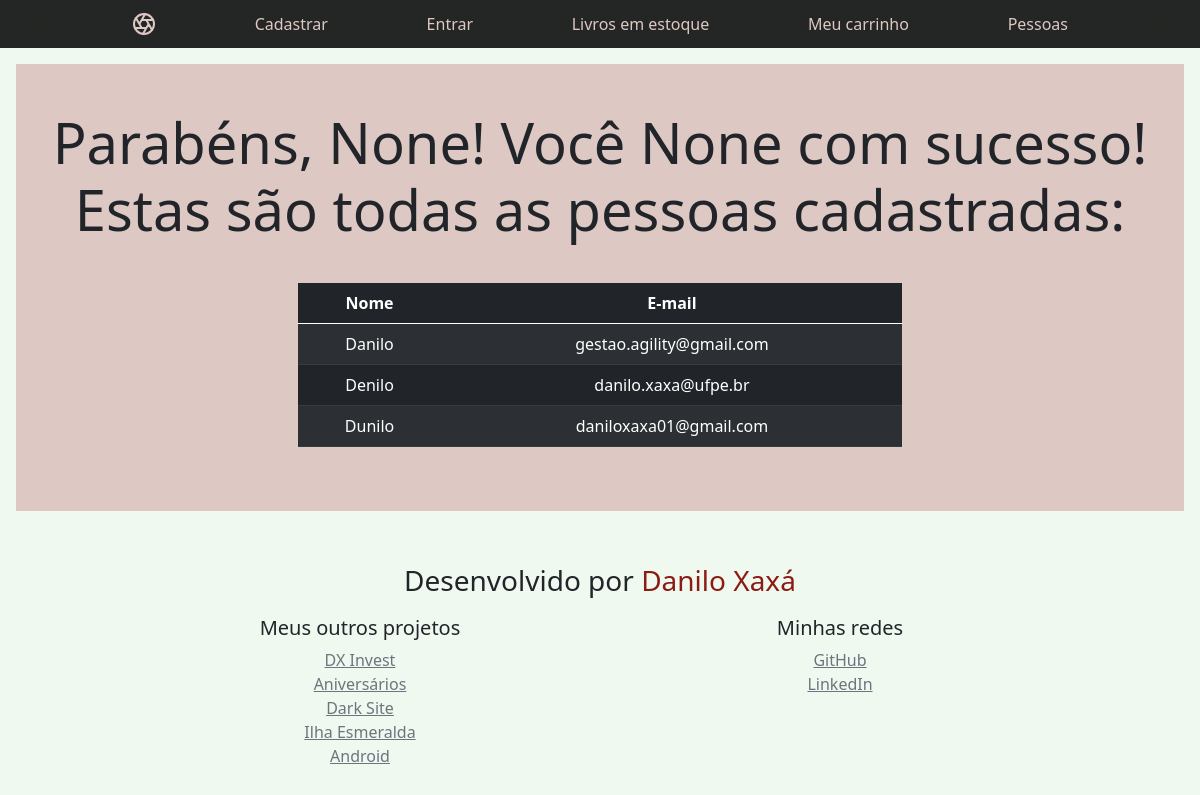
/pessoas, run on an earlier commit of the app's database.
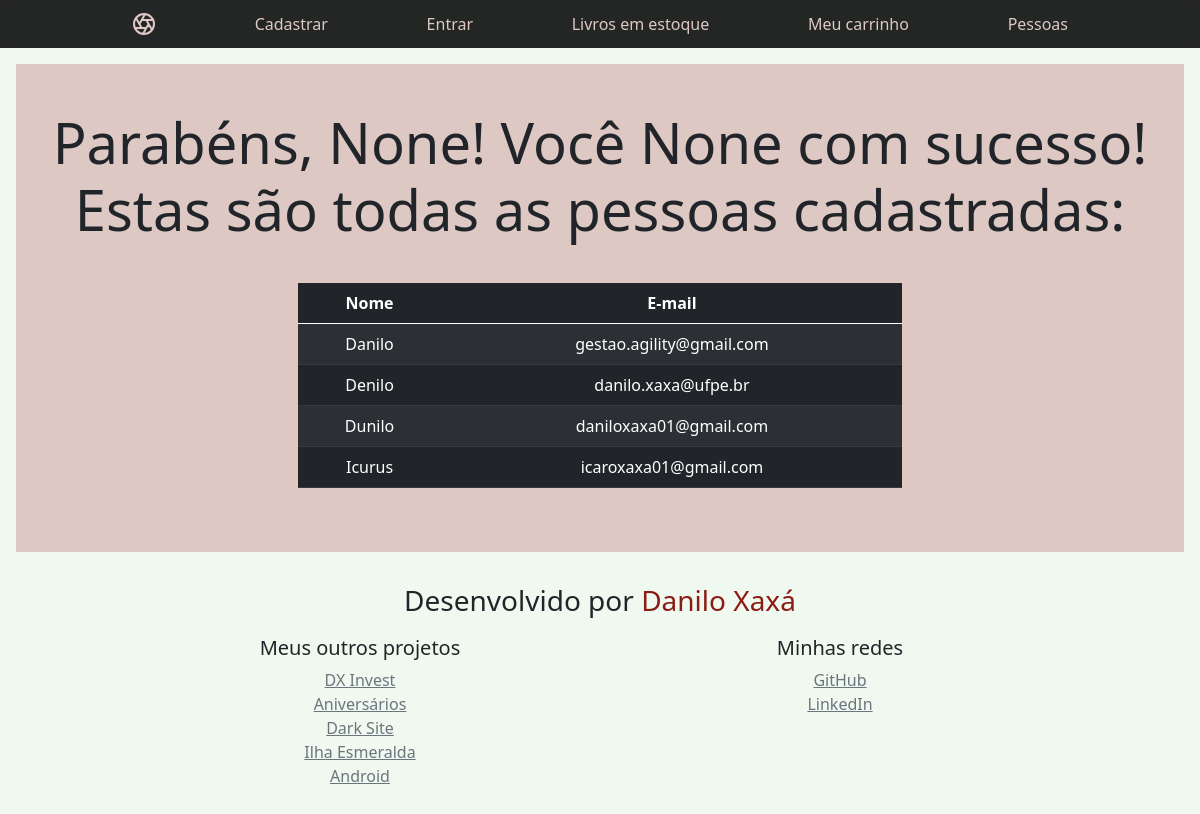
And on a later commit of the database.
### tables this page shows
CREATE TABLE registrados (id INTEGER, nome TEXT NOT NULL, email TEXT NOT NULL, senha TEXT NOT NULL, PRIMARY KEY (id));

### app.py (the view)
@app.route('/pessoas')
def pessoas():
    msg_sucesso = f'Parabéns, {session.get("nome")}! Você {session.get("fez")} com sucesso!'
    nomes_emails = db.execute("SELECT nome, email FROM registrados")
    return render_template('pessoas.html', nomes_emails=nomes_emails, msg_sucesso=msg_sucesso)

### templates/pessoas.html (shortened to what this page needs)
{% extends "layout.html" %}
{% block main %}
<div class="position-relative overflow-hidden p-3 p-md-5 m-md-3 text-center bg-light" style="background-color: #DDC8C4 !important; padding: 0 !important;">
    <h1 class="display-4 fw-normal" style="margin-top: .8em !important; margin-bottom: -1em !important;"> {{ msg_sucesso }} <br> Estas são todas as pessoas cadastradas: </h1>
    <div class="col-md-5 p-lg-5 mx-auto my-5" style="width: 60% !important;">
        <table class="table table-striped table-dark" style="margin-bottom: -2em !important;">
            <thead>
                <tr>
                    <th scope="col">Nome</th>
                    <th scope="col">E-mail</th>
                </tr>
            </thead>
            <tbody>
                {% for item in nomes_emails %}
                <tr>
                    <td scope="row">{{ item.nome }}</td>
                    <td scope="row">{{ item.email }}</td>
                </tr>
                {% endfor %}
            </tbody>
        </table>
    </div>
{% endblock %}

### templates/layout.html (shortened to what this page needs)
<!DOCTYPE html>
<html lang="pt-br">
<head>
    <link href="/static/recursos/dist/css/bootstrap.min.css" rel="stylesheet">
    <link href="/static/styles.css" rel="stylesheet">
</head>
<body>
  <header class="site-header sticky-top py-1">
    <nav class="container d-flex flex-column flex-md-row justify-content-between">
      <a class="py-2" href="/" aria-label="Página Inicial">
      </a>
      <a class="py-2 d-none d-md-inline-block" href="/cadastrar">Cadastrar</a>
      <a class="py-2 d-none d-md-inline-block" href="/entrar">Entrar</a>
      <a class="py-2 d-none d-md-inline-block" href="#">Livros em estoque</a>
      <a class="py-2 d-none d-md-inline-block" href="#">Meu carrinho</a>
      <a class="py-2 d-none d-md-inline-block" href="/pessoas">Pessoas</a>
    </nav>
  </header>
  <main>
  {% block main %} {% endblock %}
  </main>
  <footer class="container py-3">
    <div class="row">
      <div class="col-12 col-md" style="margin-bottom: 10px;">
        <h3>Desenvolvido por <a href="https://github.com/Danilo-Xaxa" target="_blank" style="text-decoration: none;">Danilo Xaxá</a></h3>
      </div>
      <div class="col-6 col-md">
        <h5>Meus outros projetos</h5>
        <ul class="list-unstyled text-small">
          <li><a class="link-secondary" href="https://daniloxaxa.pythonanywhere.com/cadastrar">DX Invest</a></li>
          <li><a class="link-secondary" href="https://danilox.pythonanywhere.com/">Aniversários</a></li>
          <li><a class="link-secondary" href="https://danilo-xaxa.github.io/dark_site/">Dark Site</a></li>
          <li><a class="link-secondary" href="https://danilo-xaxa.github.io/ilha_esmeralda/">Ilha Esmeralda</a></li>
          <li><a class="link-secondary" href="https://danilo-xaxa.github.io/android/">Android</a></li>
        </ul>
      </div>
      <div class="col-6 col-md">
        <h5>Minhas redes</h5>
        <ul class="list-unstyled text-small">
          <li><a class="link-secondary" href="https://github.com/Danilo-Xaxa" target="_blank">GitHub</a></li>
          <li><a class="link-secondary" href="https://www.linkedin.com/in/danilo-xax%C3%A1-7535321b3/" target="_blank">LinkedIn</a></li>
        </ul>
      </div>
    </div>
  </footer>
</body>
</html>

### static/styles.css (style rules this page uses)
:root { --blackHalf: rgba(0, 0, 0, 0.5); --mintCream: #EFF9F0; --champagnePink:#DDC8C4; --seaGreen: #09814A; --darkRed: #8C1C13; --pacificBlue: #2AB7CA; --charcoal: #353a47; }
body { background-color: var(--mintCream); }
.container { max-width: 960px; }
.site-header { background-color: rgba(0, 0, 0, .85); -webkit-backdrop-filter: saturate(180%) blur(20px); backdrop-filter: saturate(180%) blur(20px); }
.site-header a { color: var(--champagnePink); transition: color .15s ease-in-out; }
nav > a { text-decoration: none; }
footer { text-align: center; }
footer a { color: var(--darkRed); }
body { min-height: 100vh; display: flex; flex-direction: column; }
footer { text-align: center; height: auto; margin-top: auto; }

What changed in the data, as far as the page shows it:
added registrados: nome "Icurus", email "icaroxaxa01@gmail.com"
